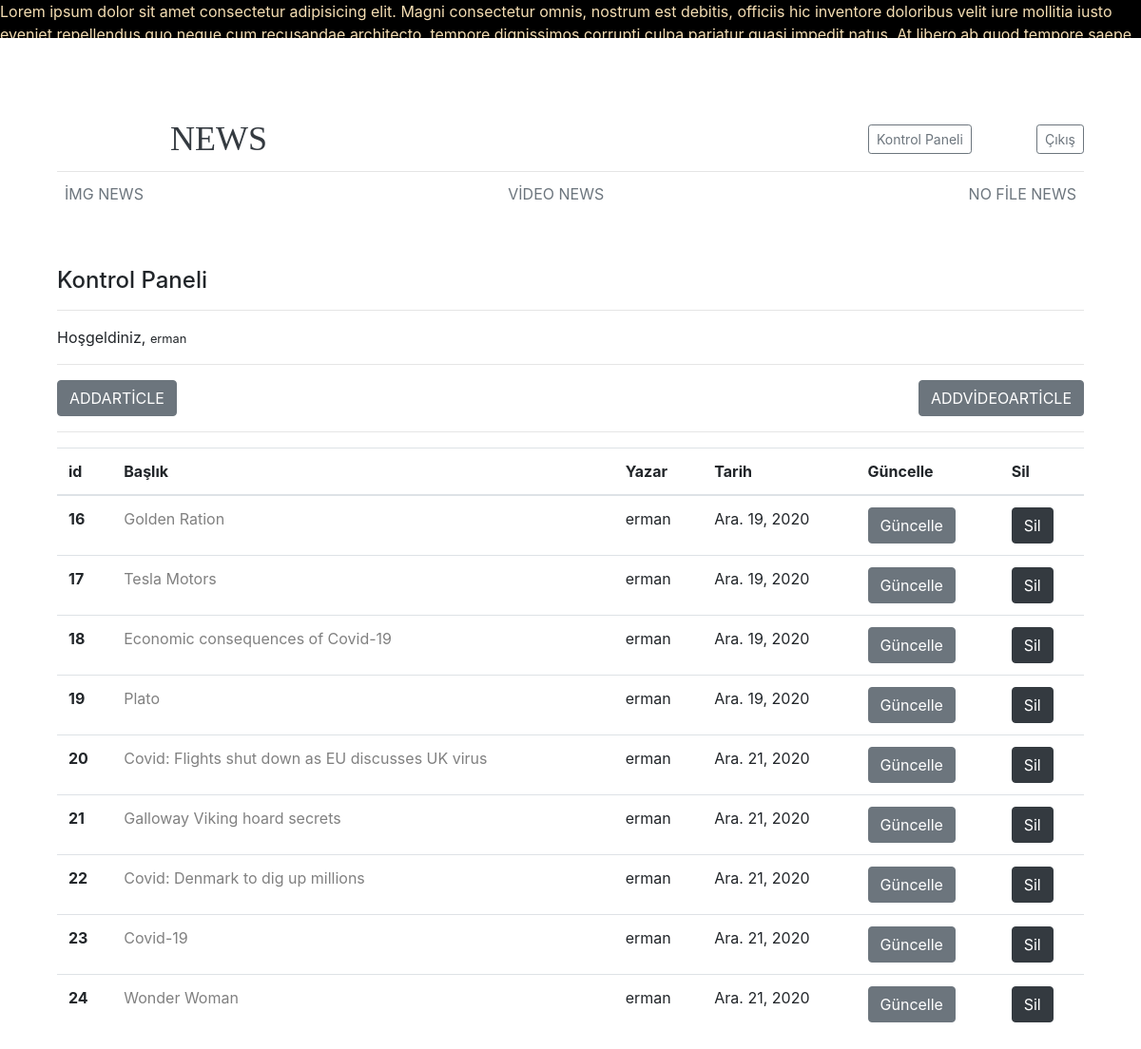
Screenshot of /articles/dashboard/ (signed in) with the database file from the repository.
### article/models.py (models this page shows, shortened)
class Article(models.Model):
    author = models.ForeignKey("auth.User",on_delete = models.CASCADE,verbose_name="Yazar")
    title = models.CharField(max_length=50,verbose_name="Başlık")
    content = RichTextField()
    created_date = models.DateField(auto_now=True,verbose_name="Oluşturulma Tarihi")
    article_file = models.FileField(blank=True,null=True,verbose_name="Makaleye Görüntü Ekleyin")

### article/views.py (the view)
# urls.py: path('dashboard/',views.dashboard,name = "dashboard"),
@login_required(login_url="user:login")
def dashboard(request):
    articles = Article.objects.filter(author=request.user)
    context = {  # articles is dictionary type data
        "articles": articles
    }
    return render(request, "dashboard.html", context)

### templates/dashboard.html (shortened to what this page needs)
{% extends 'base.html' %}
{% block body %}
<h4>Kontrol Paneli</h4>
<hr>
<p>Hoşgeldiniz, <small>{{request.user.username}}</small></p>
<hr>
<a class="btn btn-secondary" href="{% url 'article:addarticle' %}">ADDARTİCLE</a>
<a class="btn btn-secondary" href="{% url 'article:addvideoarticle' %}" style="float: right;">ADDVİDEOARTİCLE</a>
<hr>
{% if articles %}
<table class="table">
    <thead>
        <tr>
            <th scope="col">id</th>
            <th scope="col">Başlık</th>
            <th scope="col">Yazar</th>
            <th scope="col">Tarih</th>
            <th scope="col">Güncelle</th>
            <th scope="col">Sil</th>
        </tr>
    </thead>
    <tbody>
        {% for article in articles %}
        <tr>
            <th scope="row">{{article.id}}</th>
            <td><a href="{% url 'article:detail' article.id %}" style="color: gray;">{{article.title}}</a></td>
            <td>{{article.author.username}}</td>
            <td>{{article.created_date}}</td>
            <td><a href="{% url 'article:update' article.id %}" class="btn btn-secondary">Güncelle</a></td>
            <td><a href="{% url 'article:delete' article.id %}" class="btn btn-dark">Sil</a></td>
        </tr>
        {% endfor %}
    </tbody>
</table>
{% endif %}
{% endblock body %}

### templates/base.html (shortened to what this page needs)
<!DOCTYPE html>
<html lang="en">
<head>
    {% load static %}
    <link rel="stylesheet" href="{% static 'css/nav.css' %}">
    <link rel="stylesheet" href="{% static 'css/bootstrap.min.css'%}">
    <link rel="stylesheet" href="{% static 'css/marquee.css' %}">
</head>
<body>
    <div class="bounce">
        <marquee  direction="left" style="color: wheat;" >
          Lorem ipsum dolor sit amet consectetur adipisicing elit. Magni consectetur omnis, nostrum est debitis, officiis hic inventore doloribus velit iure mollitia iusto eveniet repellendus quo neque cum recusandae architecto, tempore dignissimos corrupti culpa pariatur quasi impedit natus. At libero ab quod tempore saepe architecto alias voluptatem quaerat repellat similique incidunt, fugiat aut veniam hic quo. Quam fuga dolores non accusantium amet laborum molestiae quae ea, ad facilis. Voluptatibus tempore inventore officia aut cum deserunt modi molestias, facilis itaque at voluptatem maiores ipsam non facere. Illo, tempora. Officiis, sit quae. Temporibus reiciendis maiores assumenda molestiae cupiditate. Non, deserunt debitis minima repudiandae eligendi aspernatur. A maiores repudiandae, asperiores sapiente eius sit explicabo fugiat dolorum tempore at voluptatibus neque nostrum? Ducimus ad tempora laudantium perferendis, atque culpa dolorem ratione placeat vitae reiciendis porro eveniet est minima obcaecati expedita facilis incidunt assumenda nesciunt veniam perspiciatis! Similique est soluta, saepe ipsa quos dicta expedita sunt tempora non dignissimos obcaecati fugit ex reprehenderit corporis odio, molestias reiciendis delectus atque, adipisci porro explicabo accusantium iusto? Nam quo minima aliquam necessitatibus tenetur obcaecati excepturi alias. Nesciunt exercitationem expedita veritatis aut cupiditate alias minus magni at autem, eos sit, ab inventore repudiandae aliquid. Rerum facilis nisi dicta consequuntur recusandae distinctio non earum iusto molestiae in praesentium laudantium enim, maiores, ipsam alias inventore. Ducimus, odit sint adipisci hic omnis delectus quas quos animi rem dolorum, enim vitae velit fuga mollitia nobis. Beatae iure quis ullam perferendis at, tempore esse. Deserunt ipsam sequi magni dignissimos doloribus dolorem voluptates consectetur fugit, laboriosam accusantium iste eaque. Quo temporibus rem quia saepe. Perspiciatis doloribus ipsam porro eligendi sapiente libero impedit quasi error, obcaecati esse corrupti labore dolorem iste ratione tenetur exercitationem! Dolor aut quis, harum laboriosam asperiores laudantium error quisquam. Ratione et id at, ab laudantium in voluptas harum, accusantium excepturi debitis fugiat tempore, labore itaque sapiente! Facere velit explicabo animi fuga! Ratione harum tempora molestiae adipisci aliquid, repellat dicta ex vero nostrum asperiores aut delectus nihil quisquam pariatur. Cum corporis dolores, itaque animi tempora fuga aperiam molestias libero dolorum nisi quibusdam, illo id dignissimos quod inventore. Nesciunt quas, quaerat ipsam perspiciatis animi sit amet perferendis voluptatibus delectus sequi totam aut laborum veritatis excepturi consequatur cupiditate aliquid fugit facilis ad debitis cumque veniam. Commodi vitae distinctio quo rerum atque eum numquam inventore necessitatibus obcaecati optio. Similique, saepe autem? Cupiditate, corporis odio itaque assumenda praesentium incidunt dignissimos eos delectus. Fugiat recusandae repellat nobis. Accusamus ad aperiam doloribus accusantium vel asperiores nemo odio, commodi quia eius sint nobis, excepturi harum similique omnis fugit deserunt! Voluptatem ipsum hic deserunt natus ut voluptatibus vero nobis amet exercitationem assumenda, in repellat aliquid ex velit iure fugiat perferendis impedit inventore molestias! Aliquid, reprehenderit. Cupiditate alias totam maxime ducimus iusto quaerat quibusdam culpa minus facere accusantium! Et consectetur mollitia quidem architecto assumenda, minima quas in. Repellat incidunt vel, sint, delectus quos cumque possimus tempora ipsa eaque autem in natus fugit sequi voluptate recusandae aliquam nihil aspernatur ducimus molestias exercitationem excepturi dignissimos pariatur, iusto sed. Rerum, impedit repudiandae quae eos consequatur nesciunt neque labore at unde asperiores recusandae. Exercitationem nulla incidunt laboriosam numquam, dolore minus porro natus esse quas repellat ad sapiente minima dolor repellendus? Illo, quisquam saepe fuga voluptatum odio eius veritatis non deleniti ipsa? Nisi distinctio facere repellendus iusto velit ducimus, commodi quod praesentium explicabo placeat maxime nemo. Quisquam, neque vero ut dolor exercitationem odit quod ex fugiat officiis aspernatur cumque optio accusantium nobis vel molestias voluptas, doloremque sint tempora incidunt, mollitia explicabo architecto at. Hic doloribus dignissimos, consequatur temporibus sit eligendi voluptatem illo, tempore repudiandae animi quia similique. Necessitatibus enim error architecto cumque debitis a, atque et ipsum reiciendis saepe. Ipsa molestiae error iure porro impedit, animi atque vel eligendi magni, veritatis nulla corrupti ad natus eius dolor expedita facere incidunt. Repudiandae quis deleniti quaerat accusantium unde nemo at incidunt, obcaecati pariatur fugit recusandae provident magnam voluptate! Accusamus, rerum perferendis. Ducimus aut dolores deleniti fuga. Totam illo incidunt enim. Provident suscipit voluptatem doloremque quas deserunt? Et quod sed labore. Animi maiores iste autem aliquid a dolorum perferendis assumenda ut tempore, beatae neque velit eius perspiciatis. Eaque in dolorum, exercitationem dicta ducimus eius. Labore ab ipsa vitae ex est, autem quas dolorum repellat! Quo expedita, cum enim accusamus ut magni dicta perferendis aliquam odit? Officiis fugiat minima facere, similique blanditiis consequatur autem earum omnis sapiente! Aliquam mollitia reiciendis similique soluta itaque voluptatum nostrum dolore, amet, nemo obcaecati, officia modi tempore sunt quisquam nulla autem harum ea ab suscipit? Doloremque repellat enim dolorum dolore quam possimus suscipit eligendi asperiores reiciendis fugit, deleniti architecto nostrum quia! Rem amet sapiente pariatur, praesentium explicabo tempore laudantium labore in vel deserunt quaerat. Cumque natus blanditiis vitae quia qui, at excepturi nobis incidunt tempora aliquid voluptatem quo nesciunt est maiores. Reprehenderit, tenetur. Facere porro consequatur officiis nostrum repudiandae, aut iusto? Placeat eum quam animi porro praesentium atque ratione, culpa id dolorum, eius voluptate. Blanditiis officia cupiditate in itaque dolorum saepe nobis eum laudantium recusandae ipsam, quas voluptatem veritatis id? Voluptatem accusantium vero neque amet, pariatur facilis inventore sit similique perspiciatis ipsa qui quibusdam eveniet commodi non quae architecto ad maiores, vel eaque, illo doloremque tempore nam voluptas maxime. Necessitatibus tempora fugiat maiores at ipsam eius officia, enim ratione sapiente reprehenderit recusandae sunt consequuntur porro. Ducimus assumenda dolor sint maiores doloribus, mollitia exercitationem, possimus officia voluptates perspiciatis id ab sit illum ex itaque autem molestias necessitatibus repellendus odit rerum repellat reprehenderit iusto aspernatur? Neque qui perspiciatis animi error officiis et recusandae aliquid est omnis quo? Quas dolor delectus tempore fugit eveniet facere sunt ducimus, ab earum quaerat asperiores quam non ad explicabo hic quisquam suscipit? Eius nesciunt dolores eligendi commodi corrupti non cumque deserunt quia veniam impedit! Pariatur aliquam perspiciatis culpa temporibus illum voluptatibus? Ullam libero eos quas, odio assumenda, deserunt rem modi ratione maxime asperiores nam deleniti beatae in ducimus aperiam rerum veritatis. Repudiandae deleniti in iste tempore error alias harum reiciendis quos nulla placeat molestias officia facere, debitis sint et est quibusdam possimus ipsum rerum voluptatem laboriosam vel. Culpa modi, possimus laborum fuga asperiores veritatis.
        </marquee>
    </div>
    <div class="container">
        {% include 'navbar.html' %}
        <br>
        <br>
        {% block body %}
        {% endblock body %}
    </div>
</body>
</html>

### templates/navbar.html
<br><br><br>
<div class="container">
  <header class="blog-header py-3">
    <div class="row flex-nowrap justify-content-between align-items-center">
      <div class="col-4 text-center">
        <a class="blog-header-logo text-dark" href="{% url 'index' %}">NEWS</a>
      </div>
      <div class="col-4 d-flex justify-content-end align-items-center">
        {% if request.user.is_authenticated %}
        <a class="btn btn-sm btn-outline-secondary" href="{% url 'article:dashboard' %}" style="margin-right: 20%;">Kontrol
          Paneli</a>
        <a class="btn btn-sm btn-outline-secondary" href="{% url 'user:logout' %}">Çıkış</a>
        {% else %}
        <a class="btn btn-sm btn-outline-secondary" href="{% url 'user:register' %}" style="margin-right: 20%;">Sign up</a>
        <a class="btn btn-sm btn-outline-secondary" href="{% url 'user:login' %}">Login</a>
        {% endif %}
      </div>
    </div>
  </header>
  <div class="nav-scroller py-1 mb-2">
    <nav class="nav d-flex justify-content-between">
      <a class="p-2 text-muted" href="{% url 'article:articles' %}">İMG NEWS</a>
      <a class="p-2 text-muted" href="{% url 'article:videoarticles' %}">VİDEO NEWS</a>
      <a class="p-2 text-muted" href="{% url 'article:nofilearticles' %}">NO FİLE NEWS</a>
    </nav>
  </div>

### static/css/nav.css (style rules this page uses)
.blog-header { line-height: 1; border-bottom: 1px solid #e5e5e5; }
.blog-header-logo { font-family: "Playfair Display", Georgia, "Times New Roman", serif; font-size: 2.25rem; }
h1, h2, h3, h4, h5, h6 { font-family: "Playfair Display", Georgia, "Times New Roman", serif; }
.nav-scroller { position: relative; z-index: 2; height: 2.75rem; overflow-y: hidden; }
.nav-scroller .nav { display: -webkit-box; display: -ms-flexbox; display: flex; -ms-flex-wrap: nowrap; flex-wrap: nowrap; padding-bottom: 1rem; margin-top: -1px; overflow-x: auto; text-align: center; white-space: nowrap; -webkit-overflow-scrolling: touch; }

### static/css/marquee.css (style rules this page uses)
.bounce { height: 40px; overflow: hidden; position: relative; background: black; color: #333; }

### rows the page displays
Article: id "16", title "Golden Ration", author.username "erman", created_date "Ara. 19, 2020"
Article: id "17", title "Tesla Motors", author.username "erman", created_date "Ara. 19, 2020"
Article: id "18", title "Economic consequences of Covid-19", author.username "erman", created_date "Ara. 19, 2020"
Article: id "19", title "Plato", author.username "erman", created_date "Ara. 19, 2020"
Article: id "20", title "Covid: Flights shut down as EU discusses UK virus", author.username "erman", created_date "Ara. 21, 2020"
Article: id "21", title "Galloway Viking hoard secrets", author.username "erman", created_date "Ara. 21, 2020"
Article: id "22", title "Covid: Denmark to dig up millions", author.username "erman", created_date "Ara. 21, 2020"
Article: id "23", title "Covid-19", author.username "erman", created_date "Ara. 21, 2020"
Article: id "24", title "Wonder Woman", author.username "erman", created_date "Ara. 21, 2020"

### other values shown
{{ request.user.username }} "erman"
